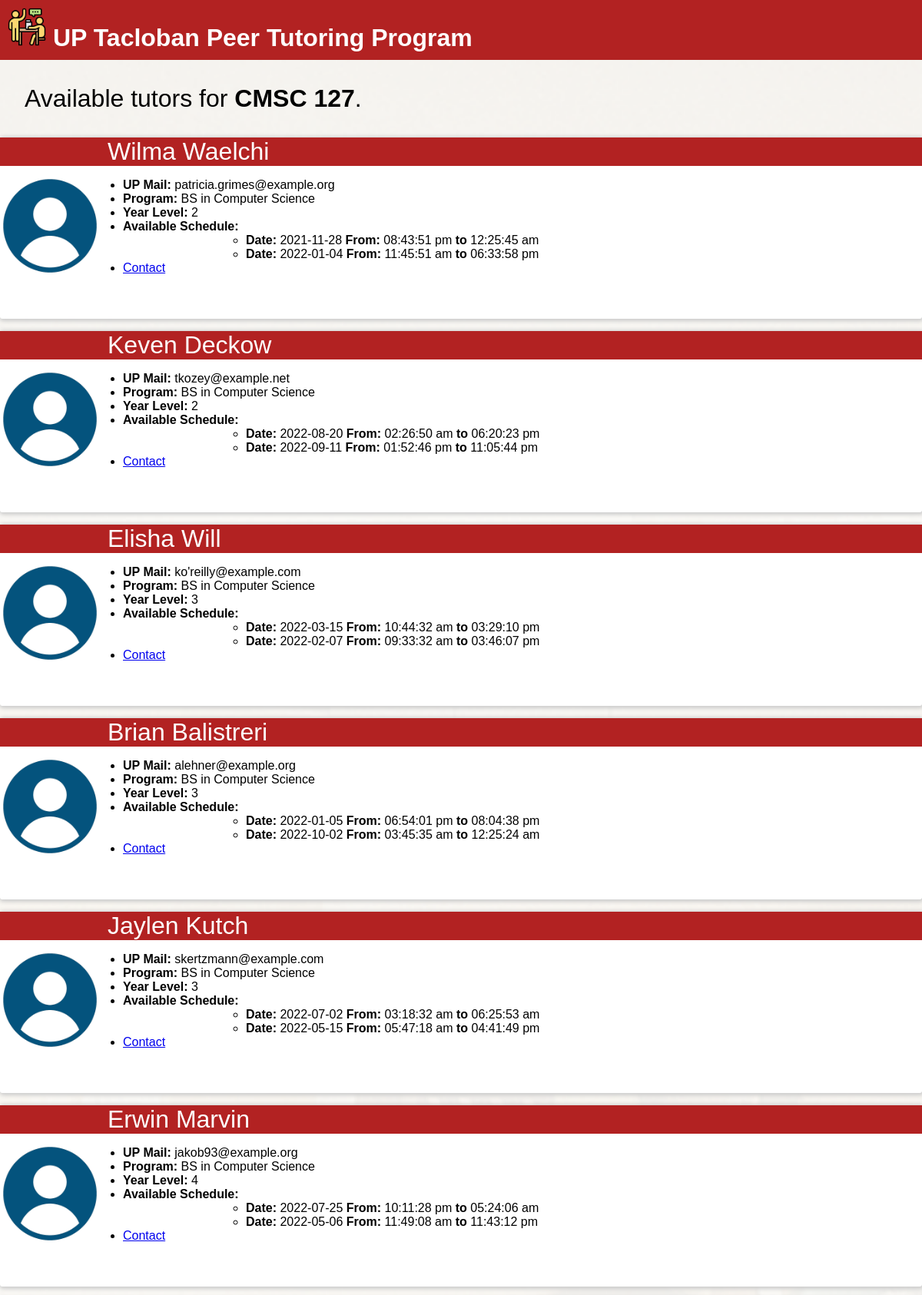
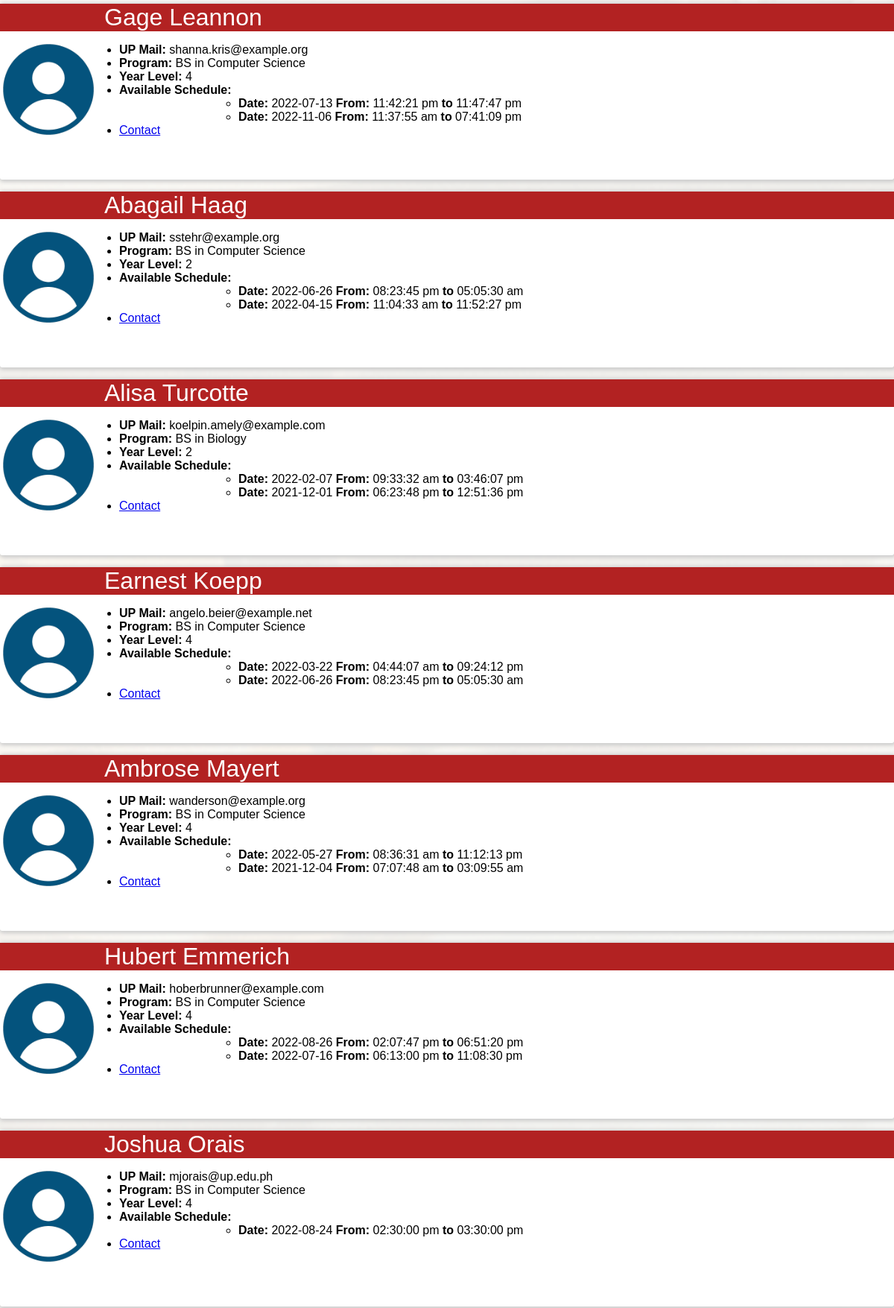
Page /list-tutor.php?subject=CMSC 127 (signed in, upper part) on the committed database (2 pictures, top to bottom).
### tables this page shows
CREATE TABLE `tutor` (
  `tutor_id` int(11) NOT NULL,
  `first_name` varchar(100) NOT NULL,
  `last_name` varchar(100) NOT NULL,
  `upmail` varchar(100) NOT NULL,
  `program` varchar(100) NOT NULL,
  `year_level` int(11) NOT NULL
);

CREATE TABLE `available_time` (
  `available_time_id` int(11) NOT NULL,
  `date` date NOT NULL,
  `start_time` time NOT NULL,
  `end_time` time NOT NULL
);

### list-tutor.php (the view, shortened to what this page needs)
<?php include("top.html"); include("server.php");
?>
<?php
if(isset($_GET['subject'])){
    $subject = $_GET['subject'];
}
?>
<p id="result">Available tutors for <strong><?=$subject?></strong>.</p>
<?php
$query = "SELECT t.tutor_id, t.first_name, t.last_name, t.upmail, t.program, t.year_level
    FROM tutor t
    JOIN tutor_teaches tt
    ON t.tutor_id=tt.tutor_id
    JOIN subject s
    ON tt.subject_id=s.subject_id
    WHERE title='$subject'";
$result = mysqli_query($db, $query);
foreach($result as $row){
?>
<div class="match">
        <p>
        <img src="images/user.png" width=150 alt="User" /><span><?=$row['first_name'] . " " . $row['last_name']?></span>
        </p>
        <ul>
            <li><?="<strong>UP Mail: </strong>" . $row['upmail']?></li>
            <li><?="<strong>Program: </strong>" . $row['program']?></li>
            <li><?="<strong>Year Level: </strong>" . $row['year_level']?></li>
<?php
    $tutor_id = $row['tutor_id'];
    $schedQuery = "SELECT date, start_time, end_time
        FROM available_time at
        JOIN tutor_available_time tat
        ON at.available_time_id=tat.available_time_id
        JOIN tutor t
        ON t.tutor_id=tat.tutor_id
        WHERE t.tutor_id=$tutor_id";
    $schedResult = mysqli_query($db, $schedQuery);
?>
            <li><?="<strong>Available Schedule: </strong>"?>
                <ul>
<?php
    foreach($schedResult as $schedRow){
?>
                    <li><?="<strong>Date: </strong>" . $schedRow['date'] . "<strong> From: </strong>" . date('h:i:s a', strtotime($schedRow['start_time'])) . "<strong> to </strong>" . date('h:i:s a', strtotime($schedRow['end_time']))?></li>
<?php } ?>
                </ul>
            <li>
                <a href=<?="https://mail.google.com/mail/?view=cm&fs=1&to=" . $row['upmail'] . "&su=UP_Tacloban_Peer_Tutoring_Program&body=Hello!"?>>Contact</a>
            </li>
        </ul>
</div>
<?php } ?>
</body>
</html>

### tutor.css (style rules this page uses)
body { font-size: 12pt; font-family: verdana, sans-serif; margin: 0; padding: 0; background: url("images/bg.png") no-repeat center center fixed; -webkit-background-size:cover; -moz-background-size:cover; -o-background-size: cover; background-size: cover; animation: slideBg 8s linear infinite 0s; animation-timing-function: ease-in-out; }
#banner { background-image: url("images/banner-background.png"); background-repeat: repeat; font-size: 24pt; font-weight: bold; color: white; padding: 10px; }
.match { height: 220px; margin-bottom: 1em; padding-bottom: 1em; background-color: white; border-radius: 3px; -moz-box-shadow: 1px 1px 5px 2px #ccc; -webkit-box-shadow: 1px 1px 5px 2px #ccc; box-shadow: 1px 1px 5px 2px #ccc; }
.match img { width: 130px; float: left; margin-right: 10px; margin-bottom: 3em; padding-top: 50px; }
.match p { background-color: #b22222; clear: left; }
#result { margin-left: 1em; font-size: 24pt; }
p span { color: white; font-size: 24pt; }
.match ul { padding-left: 160px; }

### rows in the picture
tutor: first_name "Wilma", last_name "Waelchi", upmail "patricia.grimes@example.org", program "BS in Computer Science", year_level "2"
available_time: date "2021-11-28", start_time "08:43:51 pm", end_time "12:25:45 am"
available_time: date "2022-01-04", start_time "11:45:51 am", end_time "06:33:58 pm"
tutor: first_name "Keven", last_name "Deckow", upmail "tkozey@example.net", program "BS in Computer Science", year_level "2"
available_time: date "2022-08-20", start_time "02:26:50 am", end_time "06:20:23 pm"
available_time: date "2022-09-11", start_time "01:52:46 pm", end_time "11:05:44 pm"
tutor: first_name "Elisha", last_name "Will", upmail "ko'reilly@example.com", program "BS in Computer Science", year_level "3"
available_time: date "2022-03-15", start_time "10:44:32 am", end_time "03:29:10 pm"
available_time: date "2022-02-07", start_time "09:33:32 am", end_time "03:46:07 pm"
tutor: first_name "Brian", last_name "Balistreri", upmail "alehner@example.org", program "BS in Computer Science", year_level "3"
available_time: date "2022-01-05", start_time "06:54:01 pm", end_time "08:04:38 pm"
available_time: date "2022-10-02", start_time "03:45:35 am", end_time "12:25:24 am"
tutor: first_name "Jaylen", last_name "Kutch", upmail "skertzmann@example.com", program "BS in Computer Science", year_level "3"
available_time: date "2022-07-02", start_time "03:18:32 am", end_time "06:25:53 am"
available_time: date "2022-05-15", start_time "05:47:18 am", end_time "04:41:49 pm"
tutor: first_name "Erwin", last_name "Marvin", upmail "jakob93@example.org", program "BS in Computer Science", year_level "4"
available_time: date "2022-07-25", start_time "10:11:28 pm", end_time "05:24:06 am"
available_time: date "2022-05-06", start_time "11:49:08 am", end_time "11:43:12 pm"
tutor: first_name "Gage", last_name "Leannon", upmail "shanna.kris@example.org", program "BS in Computer Science", year_level "4"
available_time: date "2022-07-13", start_time "11:42:21 pm", end_time "11:47:47 pm"
available_time: date "2022-11-06", start_time "11:37:55 am", end_time "07:41:09 pm"
tutor: first_name "Abagail", last_name "Haag", upmail "sstehr@example.org", program "BS in Computer Science", year_level "2"
available_time: date "2022-06-26", start_time "08:23:45 pm", end_time "05:05:30 am"
available_time: date "2022-04-15", start_time "11:04:33 am", end_time "11:52:27 pm"
tutor: first_name "Alisa", last_name "Turcotte", upmail "koelpin.amely@example.com", program "BS in Biology", year_level "2"
available_time: date "2021-12-01", start_time "06:23:48 pm", end_time "12:51:36 pm"
tutor: first_name "Earnest", last_name "Koepp", upmail "angelo.beier@example.net", program "BS in Computer Science", year_level "4"
available_time: date "2022-03-22", start_time "04:44:07 am", end_time "09:24:12 pm"
tutor: first_name "Ambrose", last_name "Mayert", upmail "wanderson@example.org", program "BS in Computer Science", year_level "4"
available_time: date "2022-05-27", start_time "08:36:31 am", end_time "11:12:13 pm"
available_time: date "2021-12-04", start_time "07:07:48 am", end_time "03:09:55 am"
tutor: first_name "Hubert", last_name "Emmerich", upmail "hoberbrunner@example.com", program "BS in Computer Science", year_level "4"
available_time: date "2022-08-26", start_time "02:07:47 pm", end_time "06:51:20 pm"
available_time: date "2022-07-16", start_time "06:13:00 pm", end_time "11:08:30 pm"
tutor: first_name "Joshua", last_name "Orais", upmail "mjorais@up.edu.ph", program "BS in Computer Science", year_level "4"
available_time: date "2022-08-24", start_time "02:30:00 pm", end_time "03:30:00 pm"

### other values in the picture
$subject "CMSC 127"
